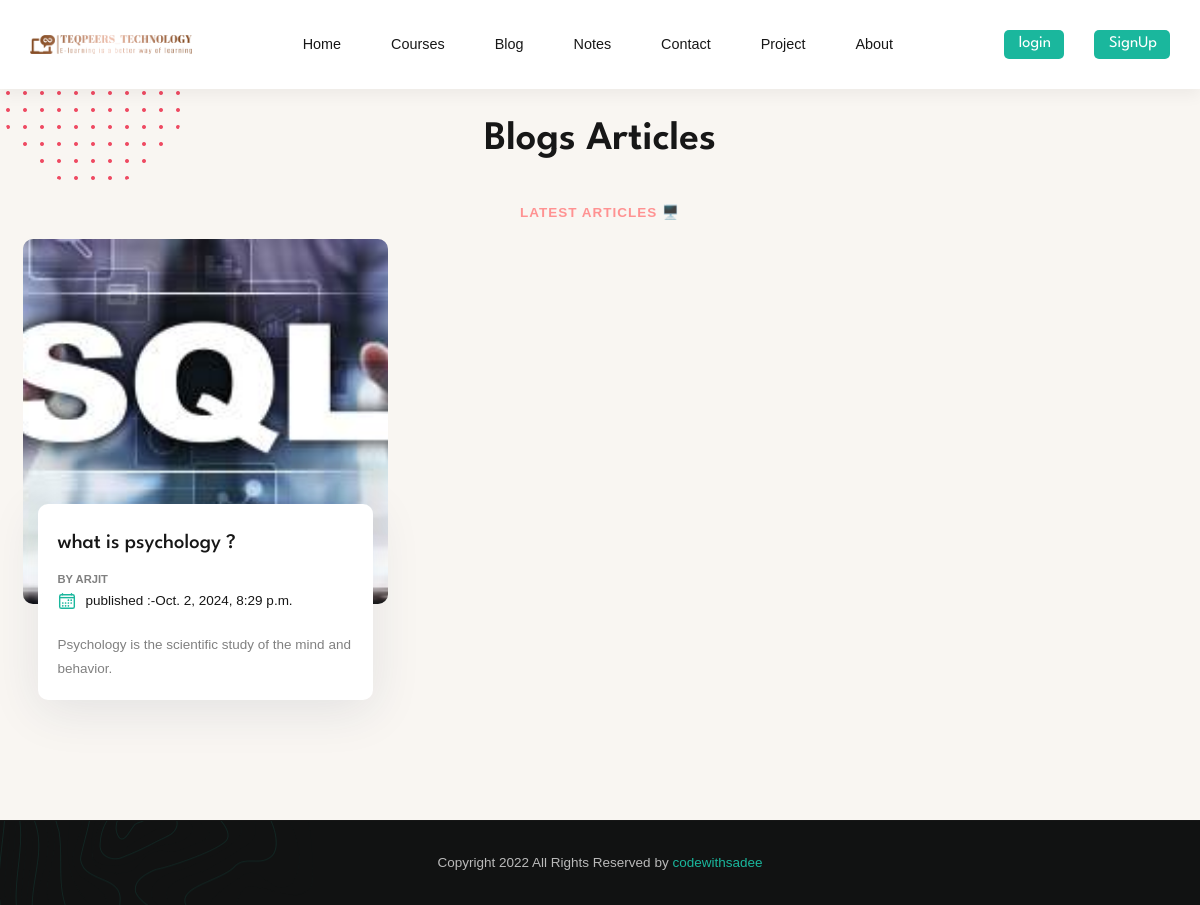
The app's page /blogs/ with its own data.
### Blog_app/models.py (models this page shows, shortened)
class BlogPost(models.Model):
    sno =models.AutoField(primary_key=True)
    slug = models.SlugField(unique=True, max_length=200)
    title =models.CharField(max_length=100,null=False)
    blog_card_img =models.ImageField(upload_to="blog/images",blank=True, null=False)
    content = models.TextField(null=False)
    author =models.ForeignKey(User, on_delete=models.CASCADE,null=False)
    created_at =  models.DateTimeField(blank=True)
    updated_at =  models.DateTimeField(blank=True)
    image = models.ImageField(upload_to="blog/images",blank=True, null=False)
    heading_1 =models.CharField(max_length=50)
    para_1 =models.TextField()
    heading_2 =models.CharField(max_length=50)
    para_2 =models.TextField()
    heading_3 =models.CharField(max_length=50)
    para_3 =models.TextField()
    heading_4 =models.CharField(max_length=50)
    para_4 =models.TextField()
    heading_5 =models.CharField(max_length=50)
    para_5 =models.TextField()
    heading_6 =models.CharField(max_length=50)
    para_6 =models.TextField()
    para_7 =models.CharField(max_length=50)
    para_7 =models.TextField()
    class Meta:
        ordering = ['-created_at']

### Blog_app/views.py (the view)
# urls.py: path('', views.blog,name='blog'),
def blog(request):
    allPosts = BlogPost.objects.all()
    context ={'allposts':allPosts}
    return render (request,"blogs/blogs_card.html",context)

### Templates/blogs/blogs_card.html (shortened to what this page needs)
{% extends 'base.html' %}
{% block body %}
{% load static %}
  <section class="section blog has-bg-image" id="blog" aria-label="blog"
  style="background-image: url('{% static "Images_folder/blog-bg.svg" %}')">
  <div class="container">
      <h2 class="h2 section-title">  Blogs Articles</h2>
      <p class="section-subtitle" id="section-subtitle" >Latest Articles 🖥️</p>
      <ul class="grid-list">
        {% for post in allposts %}
          <li>
              <div class="blog-card">
                  <figure class="card-banner img-holder has-after" style="--width: 370; --height: 370;">
                      <img src="/media/{{post.blog_card_img}}"  width="370" height="370" loading="lazy"
                          alt="Become A Better Blogger: Content Planning" class="img-cover">
                  </figure>
                  <div class="card-content">
                      <h3 class="h3">
                          <a href="/blogs/{{post.slug}}" class="card-title">{{post.title}}</a>
                      </h3>
                      <a href="/blogs/{{post.slug}}" class="card-subtitle"><h5>By <b>{{post.author}}</b></h5></a>
                      <ul class="card-meta-list">
                          <li class="card-meta-item">
                              <ion-icon name="calendar-outline" aria-hidden="true"></ion-icon>
                              <span class="span">published :-{{post.created_at}}</span>
                          </li>
                      </ul>
                      <p class="card-text">
                        {{post.content|slice:"60"}}
                      </p>
                  </div>
              </div>
          </li>
          {% endfor %}
      </ul>
      <img src="{% static "Images_folder/blog-shape.png" %}" width="186" height="186" loading="lazy" alt=""
          class="shape blog-shape">
  </div>
</section>
{% endblock %}

### Static/Css_file/testomonial.css (style rules this page uses)
* { margin: 0; padding: 0; box-sizing: border-box; }
body { font-family: Arial, sans-serif; background-color: #f4f4f4; }

### Templates/blogs/blogs_card.html (style rules this page uses)
#section-subtitle { color: rgb(255, 146, 146); font-weight: 900; }

### records on screen
BlogPost: blog_card_img (picture), title "what is psychology ?", author "ARJIT", created_at "Oct. 2, 2024, 8:29 p.m.", content "Psychology is the scientific study of the mind and behavior."
